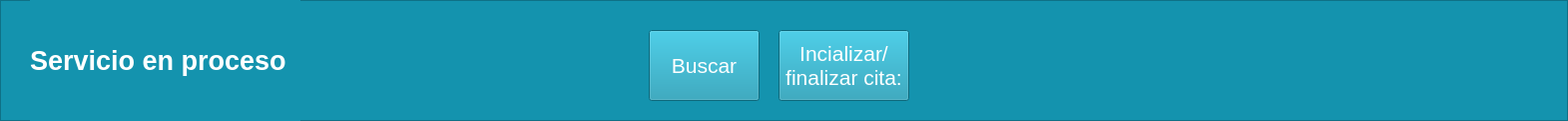
   <widget class="QFrame" name="frame">
    <property name="geometry">
     <rect>
      <x>401</x>
      <y>0</y>
      <width>1571</width>
      <height>121</height>
     </rect>
    </property>
    <property name="styleSheet">
     <string notr="true">background-color: rgb(20, 147, 174);</string>
    </property>
    <property name="frameShape">
     <enum>QFrame::StyledPanel</enum>
    </property>
    <property name="frameShadow">
     <enum>QFrame::Raised</enum>
    </property>
    <widget class="QLabel" name="Title_2">
     <property name="geometry">
      <rect>
       <x>30</x>
       <y>0</y>
       <width>271</width>
       <height>121</height>
      </rect>
     </property>
     <property name="palette">
      <palette>
       <active>
        <colorrole role="WindowText">
         <brush brushstyle="SolidPattern">
          <color alpha="255">
           <red>255</red>
           <green>255</green>
           <blue>255</blue>
          </color>
         </brush>
        </colorrole>
        <colorrole role="Button">
         <brush brushstyle="SolidPattern">
          <color alpha="255">
           <red>20</red>
           <green>147</green>
           <blue>174</blue>
          </color>
         </brush>
        </colorrole>
        <colorrole role="Base">
         <brush brushstyle="SolidPattern">
          <color alpha="255">
           <red>20</red>
           <green>147</green>
           <blue>174</blue>
          </color>
         </brush>
        </colorrole>
        <colorrole role="Window">
         <brush brushstyle="SolidPattern">
          <color alpha="255">
           <red>20</red>
           <green>147</green>
           <blue>174</blue>
          </color>
         </brush>
        </colorrole>
       </active>
       <inactive>
        <colorrole role="WindowText">
         <brush brushstyle="SolidPattern">
          <color alpha="255">
           <red>255</red>
           <green>255</green>
           <blue>255</blue>
          </color>
         </brush>
        </colorrole>
        <colorrole role="Button">
         <brush brushstyle="SolidPattern">
          <color alpha="255">
           <red>20</red>
           <green>147</green>
           <blue>174</blue>
          </color>
         </brush>
        </colorrole>
        <colorrole role="Base">
         <brush brushstyle="SolidPattern">
          <color alpha="255">
           <red>20</red>
           <green>147</green>
           <blue>174</blue>
          </color>
         </brush>
        </colorrole>
        <colorrole role="Window">
         <brush brushstyle="SolidPattern">
          <color alpha="255">
           <red>20</red>
           <green>147</green>
           <blue>174</blue>
          </color>
         </brush>
        </colorrole>
       </inactive>
       <disabled>
        <colorrole role="WindowText">
         <brush brushstyle="SolidPattern">
          <color alpha="255">
           <red>120</red>
           <green>120</green>
           <blue>120</blue>
          </color>
         </brush>
        </colorrole>
        <colorrole role="Button">
         <brush brushstyle="SolidPattern">
          <color alpha="255">
           <red>20</red>
           <green>147</green>
           <blue>174</blue>
          </color>
         </brush>
        </colorrole>
        <colorrole role="Base">
         <brush brushstyle="SolidPattern">
          <color alpha="255">
           <red>20</red>
           <green>147</green>
           <blue>174</blue>
          </color>
         </brush>
        </colorrole>
        <colorrole role="Window">
         <brush brushstyle="SolidPattern">
          <color alpha="255">
           <red>20</red>
           <green>147</green>
           <blue>174</blue>
          </color>
         </brush>
        </colorrole>
       </disabled>
      </palette>
     </property>
     <property name="font">
      <font>
       <family>MS Shell Dlg 2</family>
       <pointsize>20</pointsize>
       <weight>75</weight>
       <italic>false</italic>
       <bold>true</bold>
       <strikeout>false</strikeout>
      </font>
     </property>
     <property name="text">
      <string>Servicio en proceso</string>
     </property>
    </widget>
    <widget class="QPushButton" name="botBusCit">
     <property name="geometry">
      <rect>
       <x>650</x>
       <y>30</y>
       <width>111</width>
       <height>71</height>
      </rect>
     </property>
     <property name="palette">
      <palette>
       <active>
        <colorrole role="Button">
         <brush brushstyle="SolidPattern">
          <color alpha="255">
           <red>20</red>
           <green>147</green>
           <blue>174</blue>
          </color>
         </brush>
        </colorrole>
        <colorrole role="Text">
         <brush brushstyle="SolidPattern">
          <color alpha="255">
           <red>255</red>
           <green>255</green>
           <blue>255</blue>
          </color>
         </brush>
        </colorrole>
        <colorrole role="ButtonText">
         <brush brushstyle="SolidPattern">
          <color alpha="255">
           <red>255</red>
           <green>255</green>
           <blue>255</blue>
          </color>
         </brush>
        </colorrole>
        <colorrole role="Base">
         <brush brushstyle="SolidPattern">
          <color alpha="255">
           <red>20</red>
           <green>147</green>
           <blue>174</blue>
          </color>
         </brush>
        </colorrole>
        <colorrole role="Window">
         <brush brushstyle="SolidPattern">
          <color alpha="255">
           <red>20</red>
           <green>147</green>
           <blue>174</blue>
          </color>
         </brush>
        </colorrole>
        <colorrole role="PlaceholderText">
         <brush brushstyle="SolidPattern">
          <color alpha="128">
           <red>255</red>
           <green>255</green>
           <blue>255</blue>
          </color>
         </brush>
        </colorrole>
       </active>
       <inactive>
        <colorrole role="Button">
         <brush brushstyle="SolidPattern">
          <color alpha="255">
           <red>20</red>
           <green>147</green>
           <blue>174</blue>
          </color>
         </brush>
        </colorrole>
        <colorrole role="Text">
         <brush brushstyle="SolidPattern">
          <color alpha="255">
           <red>255</red>
           <green>255</green>
           <blue>255</blue>
          </color>
         </brush>
        </colorrole>
        <colorrole role="ButtonText">
         <brush brushstyle="SolidPattern">
          <color alpha="255">
           <red>255</red>
           <green>255</green>
           <blue>255</blue>
          </color>
         </brush>
        </colorrole>
        <colorrole role="Base">
         <brush brushstyle="SolidPattern">
          <color alpha="255">
           <red>20</red>
           <green>147</green>
           <blue>174</blue>
          </color>
         </brush>
        </colorrole>
        <colorrole role="Window">
         <brush brushstyle="SolidPattern">
          <color alpha="255">
           <red>20</red>
           <green>147</green>
           <blue>174</blue>
          </color>
         </brush>
        </colorrole>
        <colorrole role="PlaceholderText">
         <brush brushstyle="SolidPattern">
          <color alpha="128">
           <red>255</red>
           <green>255</green>
           <blue>255</blue>
          </color>
         </brush>
        </colorrole>
       </inactive>
       <disabled>
        <colorrole role="Button">
         <brush brushstyle="SolidPattern">
          <color alpha="255">
           <red>20</red>
           <green>147</green>
           <blue>174</blue>
          </color>
         </brush>
        </colorrole>
        <colorrole role="Text">
         <brush brushstyle="SolidPattern">
          <color alpha="255">
           <red>120</red>
           <green>120</green>
           <blue>120</blue>
          </color>
         </brush>
        </colorrole>
        <colorrole role="ButtonText">
         <brush brushstyle="SolidPattern">
          <color alpha="255">
           <red>120</red>
           <green>120</green>
           <blue>120</blue>
          </color>
         </brush>
        </colorrole>
        <colorrole role="Base">
         <brush brushstyle="SolidPattern">
          <color alpha="255">
           <red>20</red>
           <green>147</green>
           <blue>174</blue>
          </color>
         </brush>
        </colorrole>
        <colorrole role="Window">
         <brush brushstyle="SolidPattern">
          <color alpha="255">
           <red>20</red>
           <green>147</green>
           <blue>174</blue>
          </color>
         </brush>
        </colorrole>
        <colorrole role="PlaceholderText">
         <brush brushstyle="SolidPattern">
          <color alpha="128">
           <red>0</red>
           <green>0</green>
           <blue>0</blue>
          </color>
         </brush>
        </colorrole>
       </disabled>
      </palette>
     </property>
     <property name="font">
      <font>
       <pointsize>16</pointsize>
      </font>
     </property>
     <property name="styleSheet">
      <string notr="true">background-color: rgb(20, 147, 174);</string>
     </property>
     <property name="text">
      <string>Buscar</string>
     </property>
     <property name="icon">
      <iconset>
       <normaloff>../../Downloads/uco/POO/entornoVirtual/_92127008_thinkstockphotos-615094882.jpg</normaloff>../../Downloads/uco/POO/entornoVirtual/_92127008_thinkstockphotos-615094882.jpg</iconset>
     </property>
     <property name="iconSize">
      <size>
       <width>35</width>
       <height>30</height>
      </size>
     </property>
    </widget>
    <widget class="QPushButton" name="botIniFin">
     <property name="geometry">
      <rect>
       <x>780</x>
       <y>30</y>
       <width>131</width>
       <height>71</height>
      </rect>
     </property>
     <property name="palette">
      <palette>
       <active>
        <colorrole role="Button">
         <brush brushstyle="SolidPattern">
          <color alpha="255">
           <red>20</red>
           <green>147</green>
           <blue>174</blue>
          </color>
         </brush>
        </colorrole>
        <colorrole role="Text">
         <brush brushstyle="SolidPattern">
          <color alpha="255">
           <red>255</red>
           <green>255</green>
           <blue>255</blue>
          </color>
         </brush>
        </colorrole>
        <colorrole role="ButtonText">
         <brush brushstyle="SolidPattern">
          <color alpha="255">
           <red>255</red>
           <green>255</green>
           <blue>255</blue>
          </color>
         </brush>
        </colorrole>
        <colorrole role="Base">
         <brush brushstyle="SolidPattern">
          <color alpha="255">
           <red>20</red>
           <green>147</green>
           <blue>174</blue>
          </color>
         </brush>
        </colorrole>
        <colorrole role="Window">
         <brush brushstyle="SolidPattern">
          <color alpha="255">
           <red>20</red>
           <green>147</green>
           <blue>174</blue>
          </color>
         </brush>
        </colorrole>
        <colorrole role="PlaceholderText">
         <brush brushstyle="SolidPattern">
          <color alpha="128">
           <red>255</red>
           <green>255</green>
           <blue>255</blue>
          </color>
         </brush>
        </colorrole>
       </active>
       <inactive>
        <colorrole role="Button">
         <brush brushstyle="SolidPattern">
          <color alpha="255">
           <red>20</red>
           <green>147</green>
           <blue>174</blue>
          </color>
         </brush>
        </colorrole>
        <colorrole role="Text">
         <brush brushstyle="SolidPattern">
          <color alpha="255">
           <red>255</red>
           <green>255</green>
           <blue>255</blue>
          </color>
         </brush>
        </colorrole>
        <colorrole role="ButtonText">
         <brush brushstyle="SolidPattern">
          <color alpha="255">
           <red>255</red>
           <green>255</green>
           <blue>255</blue>
          </color>
         </brush>
        </colorrole>
        <colorrole role="Base">
         <brush brushstyle="SolidPattern">
          <color alpha="255">
           <red>20</red>
           <green>147</green>
           <blue>174</blue>
          </color>
         </brush>
        </colorrole>
        <colorrole role="Window">
         <brush brushstyle="SolidPattern">
          <color alpha="255">
           <red>20</red>
           <green>147</green>
           <blue>174</blue>
          </color>
         </brush>
        </colorrole>
        <colorrole role="PlaceholderText">
         <brush brushstyle="SolidPattern">
          <color alpha="128">
           <red>255</red>
           <green>255</green>
           <blue>255</blue>
          </color>
         </brush>
        </colorrole>
       </inactive>
       <disabled>
        <colorrole role="Button">
         <brush brushstyle="SolidPattern">
          <color alpha="255">
           <red>20</red>
           <green>147</green>
           <blue>174</blue>
          </color>
         </brush>
        </colorrole>
        <colorrole role="Text">
         <brush brushstyle="SolidPattern">
          <color alpha="255">
           <red>120</red>
           <green>120</green>
           <blue>120</blue>
          </color>
         </brush>
        </colorrole>
        <colorrole role="ButtonText">
         <brush brushstyle="SolidPattern">
          <color alpha="255">
           <red>120</red>
           <green>120</green>
           <blue>120</blue>
          </color>
         </brush>
        </colorrole>
        <colorrole role="Base">
         <brush brushstyle="SolidPattern">
          <color alpha="255">
           <red>20</red>
           <green>147</green>
           <blue>174</blue>
          </color>
         </brush>
        </colorrole>
        <colorrole role="Window">
         <brush brushstyle="SolidPattern">
          <color alpha="255">
           <red>20</red>
           <green>147</green>
           <blue>174</blue>
          </color>
         </brush>
        </colorrole>
        <colorrole role="PlaceholderText">
         <brush brushstyle="SolidPattern">
          <color alpha="128">
           <red>0</red>
           <green>0</green>
           <blue>0</blue>
          </color>
         </brush>
        </colorrole>
       </disabled>
      </palette>
     </property>
     <property name="font">
      <font>
       <pointsize>16</pointsize>
      </font>
     </property>
     <property name="styleSheet">
      <string notr="true">background-color: rgb(20, 147, 174);</string>
     </property>
     <property name="text">
      <string>Incializar/
finalizar cita:</string>
     </property>
     <property name="icon">
      <iconset>
       <normaloff>../../Downloads/uco/POO/entornoVirtual/_92127008_thinkstockphotos-615094882.jpg</normaloff>../../Downloads/uco/POO/entornoVirtual/_92127008_thinkstockphotos-615094882.jpg</iconset>
     </property>
     <property name="iconSize">
      <size>
       <width>35</width>
       <height>30</height>
      </size>
     </property>
    </widget>
   </widget>
